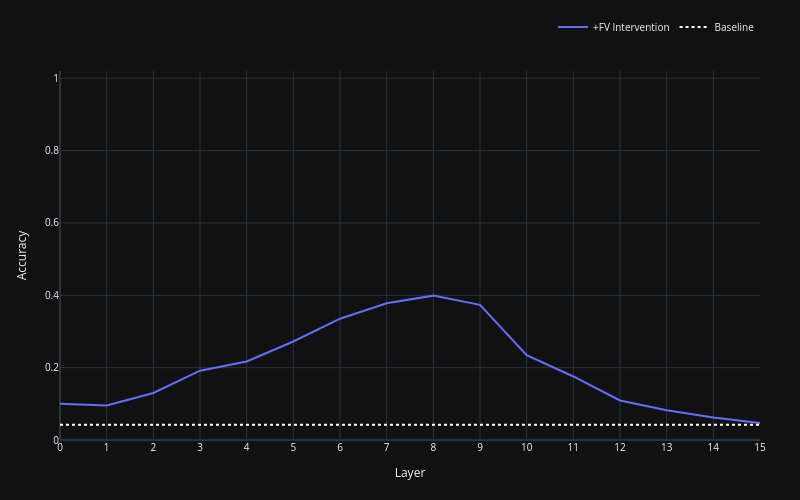

The code cell stored with this chart in its notebook:
### Code cell
result_path = os.path.join(result_folder,
        model_results_path)
inst_intervention_mean_acc_layer_sweep_across_datasets(results_dir=result_path,
    datasets=dataset_all,
    top_k=0, universal_set=True, 
)

### Figure 1 — Plotly figure (JSON) as saved in the notebook; plotly's stock layout.template omitted (floating-point values rounded to 4 significant figures)
{"data": [{"mode": "lines", "name": "+FV Intervention", "text": ["0", "1", "2", "3", "4", "5", "6", "7", "8", "9", "10", "11", "12", "13", "14", "15"], "type": "scatter", "x": [0, 1, 2, 3, 4, 5, 6, 7, 8, 9, 10, 11, 12, 13, 14, 15], "y": [0.1005, 0.0955, 0.1299, 0.1916, 0.2172, 0.2724, 0.3353, 0.378, 0.399, 0.3736, 0.2342, 0.1756, 0.1092, 0.08212, 0.06249, 0.04706]}, {"line": {"color": "white", "dash": "dot", "width": 2}, "mode": "lines", "name": "Baseline", "text": ["0", "1", "2", "3", "4", "5", "6", "7", "8", "9", "10", "11", "12", "13", "14", "15"], "type": "scatter", "x": [0, 1, 2, 3, 4, 5, 6, 7, 8, 9, 10, 11, 12, 13, 14, 15], "y": [0.04208, 0.04208, 0.04208, 0.04208, 0.04208, 0.04208, 0.04208, 0.04208, 0.04208, 0.04208, 0.04208, 0.04208, 0.04208, 0.04208, 0.04208, 0.04208]}], "layout": {"font": {"size": 10}, "height": 500, "legend": {"orientation": "h", "x": 1, "xanchor": "right", "y": 1.08, "yanchor": "bottom"}, "margin": {"b": 60, "l": 60, "r": 40, "t": 60}, "width": 800, "xaxis": {"ticktext": ["0", "1", "2", "3", "4", "5", "6", "7", "8", "9", "10", "11", "12", "13", "14", "15"], "tickvals": [0, 1, 2, 3, 4, 5, 6, 7, 8, 9, 10, 11, 12, 13, 14, 15], "title": {"text": "Layer"}}, "yaxis": {"range": [0, 1.02], "title": {"text": "Accuracy"}}}}
